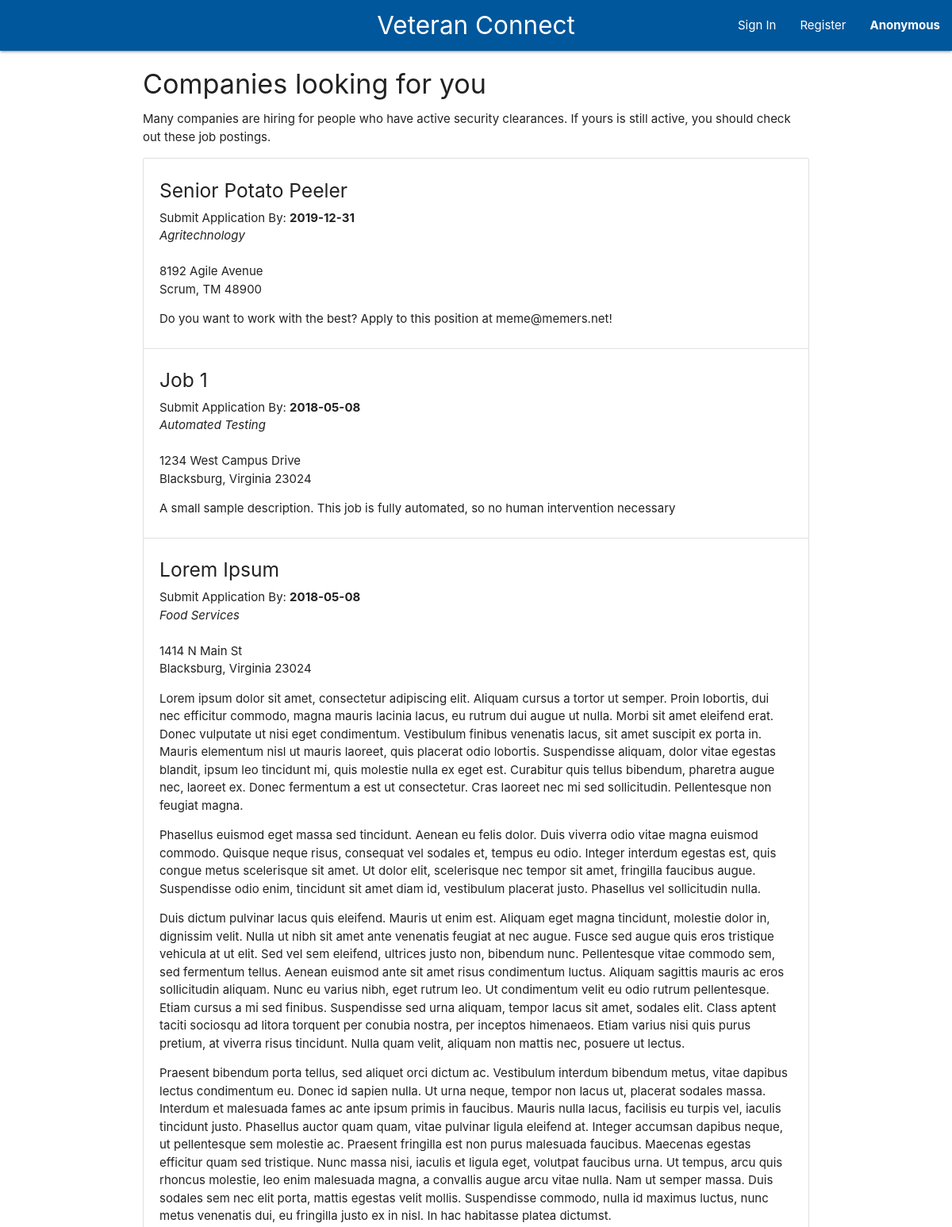
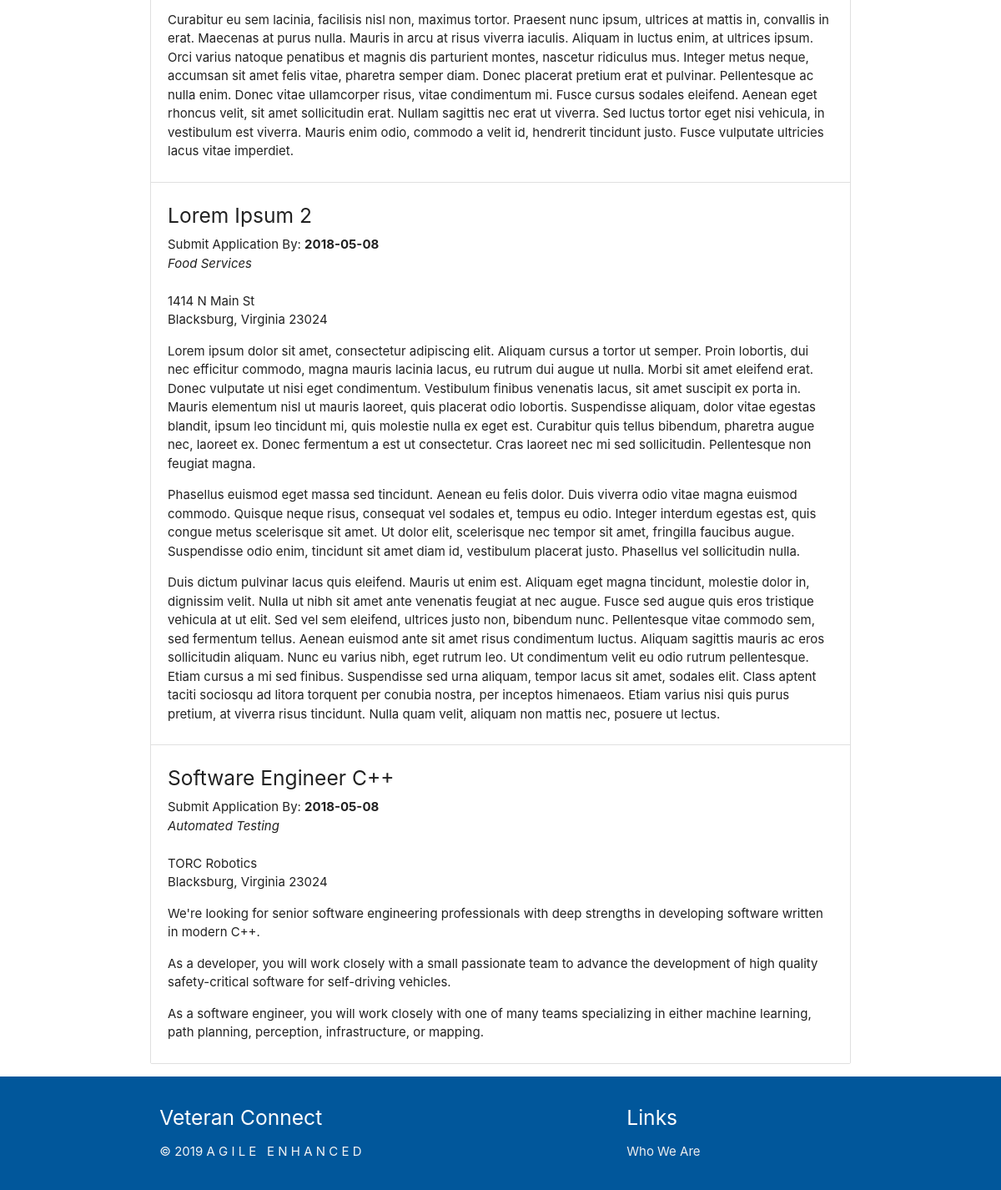
The page /employment/ on the database its author committed (2 pictures, top to bottom).
### tables this page shows
CREATE TABLE jobs (
    job_id INTEGER PRIMARY KEY AUTOINCREMENT,
    title TEXT NOT NULL,
    description TEXT NOT NULL,
    industry TEXT,
    time_posted TEXT,
    due_date TEXT,
    street_address TEXT NOT NULL,
    city TEXT NOT NULL,
    state TEXT NOT NULL,
    zipcode INTEGER NOT NULL
);

### employment.py (the view)
@employment.route('/')
def show_employment():
    jobsRow = db.get_all_jobs()
    jobs = []
    for job in jobsRow:
        jobs.append(convert_job(job))
    if jobs is not None:
        session["jobs"] = jobs
    uid = session.get("user_id")
    if uid is not None:
        user = db.get_user_by_id(uid)
        session['employer'] = user['isEmployer'] != 0
    return render_template('employment.html')

### auth.py (called while the page is built)
@auth.before_app_request
def load_logged_in_user():
    user_id = session.get('user_id')
    if user_id is None:
        g.user = None
    else:
        g.user = db.get_user_by_id(user_id)

### db.py (called while the page is built)
def get_db():
    if 'db' not in g:
        g.db = sqlite3.connect(
            current_app.config['DATABASE'],
            detect_types=sqlite3.PARSE_DECLTYPES
        )
        g.db.row_factory = sqlite3.Row
    return g.db

def query_db(query, args=(), one=False):
    cur = get_db().execute(query, args)
    rv = cur.fetchall()
    cur.close()
    return (rv[0] if rv else None) if one else rv

def get_all_jobs(): #Might want to limit amount.
    try:
        return query_db('SELECT * FROM jobs', (), one=False)
    except Exception as e:
        print "Error getting jobs in db", e

### employment.py (called while the page is built)
def convert_job(row):
    paras = row['description'].split('  ')
    job = {
        'job_id': row['job_id'],
        'title': row['title'],
        'description': paras,
        'industry': row['industry'],
        'time_posted': row['time_posted'],
        'due_date': row['due_date'],
        'street_address': row['street_address'],
        'city': row['city'],
        'state': row['state'],
        'zipcode': row['zipcode'],
    }
    return job

### templates/employment.html (shortened to what this page needs)
{% extends 'base.html' %}
{% block content %}
<div class="container">
    <h4>Companies looking for you</h4>
    <p>Many companies are hiring for people who have active security clearances.
       If yours is still active, you should check out these job postings.</p>
    <ul class="collection">
        {% if session["jobs"] %}
            {% for job in session["jobs"] %}
                <li class="collection-item">
                    <h5>{{job['title']}}</h5>
                    {% if job['due_date'] %}
                    <span>Submit Application By: <b>{{job['due_date']}}</b></span>
                    {% endif %}
                    <br>
                    <i>{{job['industry']}}</i>
                    <br><br>
                    <span>{{job['street_address']}}</span><br>
                    <span>{{job['city']}}, {{job['state']}} {{job['zipcode']}}</span>
                    {% for para in job['description'] %}
                    <p>{{para}}</p>
                    {% endfor %}
                </li>
            {% endfor %}
        {% endif %}
    </ul>
</div>
{% endblock %}

### rows shown on the page
jobs: title "Senior Potato Peeler", due_date "2019-12-31", industry "Agritechnology", street_address "8192 Agile Avenue", city "Scrum", state "TM", zipcode "48900", description "Do you want to work with the best? Apply to this position at meme@memers.net!"
jobs: title "Job 1", due_date "2018-05-08", industry "Automated Testing", street_address "1234 West Campus Drive", city "Blacksburg", state "Virginia", zipcode "23024", description "A small sample description. This job is fully automated, so no human intervention necessary"
jobs: title "Lorem Ipsum", due_date "2018-05-08", industry "Food Services", street_address "1414 N Main St", city "Blacksburg", state "Virginia", zipcode "23024", para "Lorem ipsum dolor sit amet, consectetur adipiscing elit. Aliquam cursus a tortor ut semper. Proin lobortis, dui nec efficitur commodo, magna mauris lacinia lacus, eu rutrum dui augue ut nulla. Morbi sit amet eleifend erat. Donec vulputate ut nisi eget condimentum. Vestibulum finibus venenatis lacus, sit amet suscipit ex porta in. Mauris elementum nisl ut mauris laoreet, quis placerat odio lobortis. Suspendisse aliquam, dolor vitae egestas blandit, ipsum leo tincidunt mi, quis molestie nulla ex eget est. Curabitur quis tellus bibendum, pharetra augue nec, laoreet ex. Donec fermentum a est ut consectetur. Cras laoreet nec mi sed sollicitudin. Pellentesque non feugiat magna." "Phasellus euismod eget massa sed tincidunt. Aenean eu felis dolor. Duis viverra odio vitae magna euismod commodo. Quisque neque risus, consequat vel sodales et, tempus eu odio. Integer interdum egestas est, quis congue metus scelerisque sit amet. Ut dolor elit, scelerisque nec tempor sit amet, fringilla faucibus augue. Suspendisse odio enim, tincidunt sit amet diam id, vestibulum placerat justo. Phasellus vel sollicitudin nulla." "Duis dictum pulvinar lacus quis eleifend. Mauris ut enim est. Aliquam eget magna tincidunt, molestie dolor in, dignissim velit. Nulla ut nibh sit amet ante venenatis feugiat at nec augue. Fusce sed augue quis eros tristique vehicula at ut elit. Sed vel sem eleifend, ultrices justo non, bibendum nunc. Pellentesque vitae commodo sem, sed fermentum tellus. Aenean euismod ante sit amet risus condimentum luctus. Aliquam sagittis mauris ac eros sollicitudin aliquam. Nunc eu varius nibh, eget rutrum leo. Ut condimentum velit eu odio rutrum pellentesque. Etiam cursus a mi sed finibus. Suspendisse sed urna aliquam, tempor lacus sit amet, sodales elit. Class aptent taciti sociosqu ad litora torquent…" "Praesent bibendum porta tellus, sed aliquet orci dictum ac. Vestibulum interdum bibendum metus, vitae dapibus lectus condimentum eu. Donec id sapien nulla. Ut urna neque, tempor non lacus ut, placerat sodales massa. Interdum et malesuada fames ac ante ipsum primis in faucibus. Mauris nulla lacus, facilisis eu turpis vel, iaculis tincidunt justo. Phasellus auctor quam quam, vitae pulvinar ligula eleifend at. Integer accumsan dapibus neque, ut pellentesque sem molestie ac. Praesent fringilla est non purus malesuada faucibus. Maecenas egestas efficitur quam sed tristique. Nunc massa nisi, iaculis et ligula eget, volutpat faucibus urna. Ut tempus, arcu quis rhoncus molestie, leo enim malesuada…" "Curabitur eu sem lacinia, facilisis nisl non, maximus tortor. Praesent nunc ipsum, ultrices at mattis in, convallis in erat. Maecenas at purus nulla. Mauris in arcu at risus viverra iaculis. Aliquam in luctus enim, at ultrices ipsum. Orci varius natoque penatibus et magnis dis parturient montes, nascetur ridiculus mus. Integer metus neque, accumsan sit amet felis vitae, pharetra semper diam. Donec placerat pretium erat et pulvinar. Pellentesque ac nulla enim. Donec vitae ullamcorper risus, vitae condimentum mi. Fusce cursus sodales eleifend. Aenean eget rhoncus velit, sit amet sollicitudin erat. Nullam sagittis nec erat ut viverra. Sed luctus tortor eget nisi vehicula, in vestibulum est…"
jobs: title "Lorem Ipsum 2", due_date "2018-05-08", industry "Food Services", street_address "1414 N Main St", city "Blacksburg", state "Virginia", zipcode "23024", para "Lorem ipsum dolor sit amet, consectetur adipiscing elit. Aliquam cursus a tortor ut semper. Proin lobortis, dui nec efficitur commodo, magna mauris lacinia lacus, eu rutrum dui augue ut nulla. Morbi sit amet eleifend erat. Donec vulputate ut nisi eget condimentum. Vestibulum finibus venenatis lacus, sit amet suscipit ex porta in. Mauris elementum nisl ut mauris laoreet, quis placerat odio lobortis. Suspendisse aliquam, dolor vitae egestas blandit, ipsum leo tincidunt mi, quis molestie nulla ex eget est. Curabitur quis tellus bibendum, pharetra augue nec, laoreet ex. Donec fermentum a est ut consectetur. Cras laoreet nec mi sed sollicitudin. Pellentesque non feugiat magna." "Phasellus euismod eget massa sed tincidunt. Aenean eu felis dolor. Duis viverra odio vitae magna euismod commodo. Quisque neque risus, consequat vel sodales et, tempus eu odio. Integer interdum egestas est, quis congue metus scelerisque sit amet. Ut dolor elit, scelerisque nec tempor sit amet, fringilla faucibus augue. Suspendisse odio enim, tincidunt sit amet diam id, vestibulum placerat justo. Phasellus vel sollicitudin nulla." "Duis dictum pulvinar lacus quis eleifend. Mauris ut enim est. Aliquam eget magna tincidunt, molestie dolor in, dignissim velit. Nulla ut nibh sit amet ante venenatis feugiat at nec augue. Fusce sed augue quis eros tristique vehicula at ut elit. Sed vel sem eleifend, ultrices justo non, bibendum nunc. Pellentesque vitae commodo sem, sed fermentum tellus. Aenean euismod ante sit amet risus condimentum luctus. Aliquam sagittis mauris ac eros sollicitudin aliquam. Nunc eu varius nibh, eget rutrum leo. Ut condimentum velit eu odio rutrum pellentesque. Etiam cursus a mi sed finibus. Suspendisse sed urna aliquam, tempor lacus sit amet, sodales elit. Class aptent taciti sociosqu ad litora torquent…"
jobs: title "Software Engineer C++", due_date "2018-05-08", industry "Automated Testing", street_address "TORC Robotics", city "Blacksburg", state "Virginia", zipcode "23024", para "We're looking for senior software engineering professionals with deep strengths in developing software written in modern C++." "As a developer, you will work closely with a small passionate team to advance the development of high quality safety-critical software for self-driving vehicles." "As a software engineer, you will work closely with one of many teams specializing in either machine learning, path planning, perception, infrastructure, or mapping."
